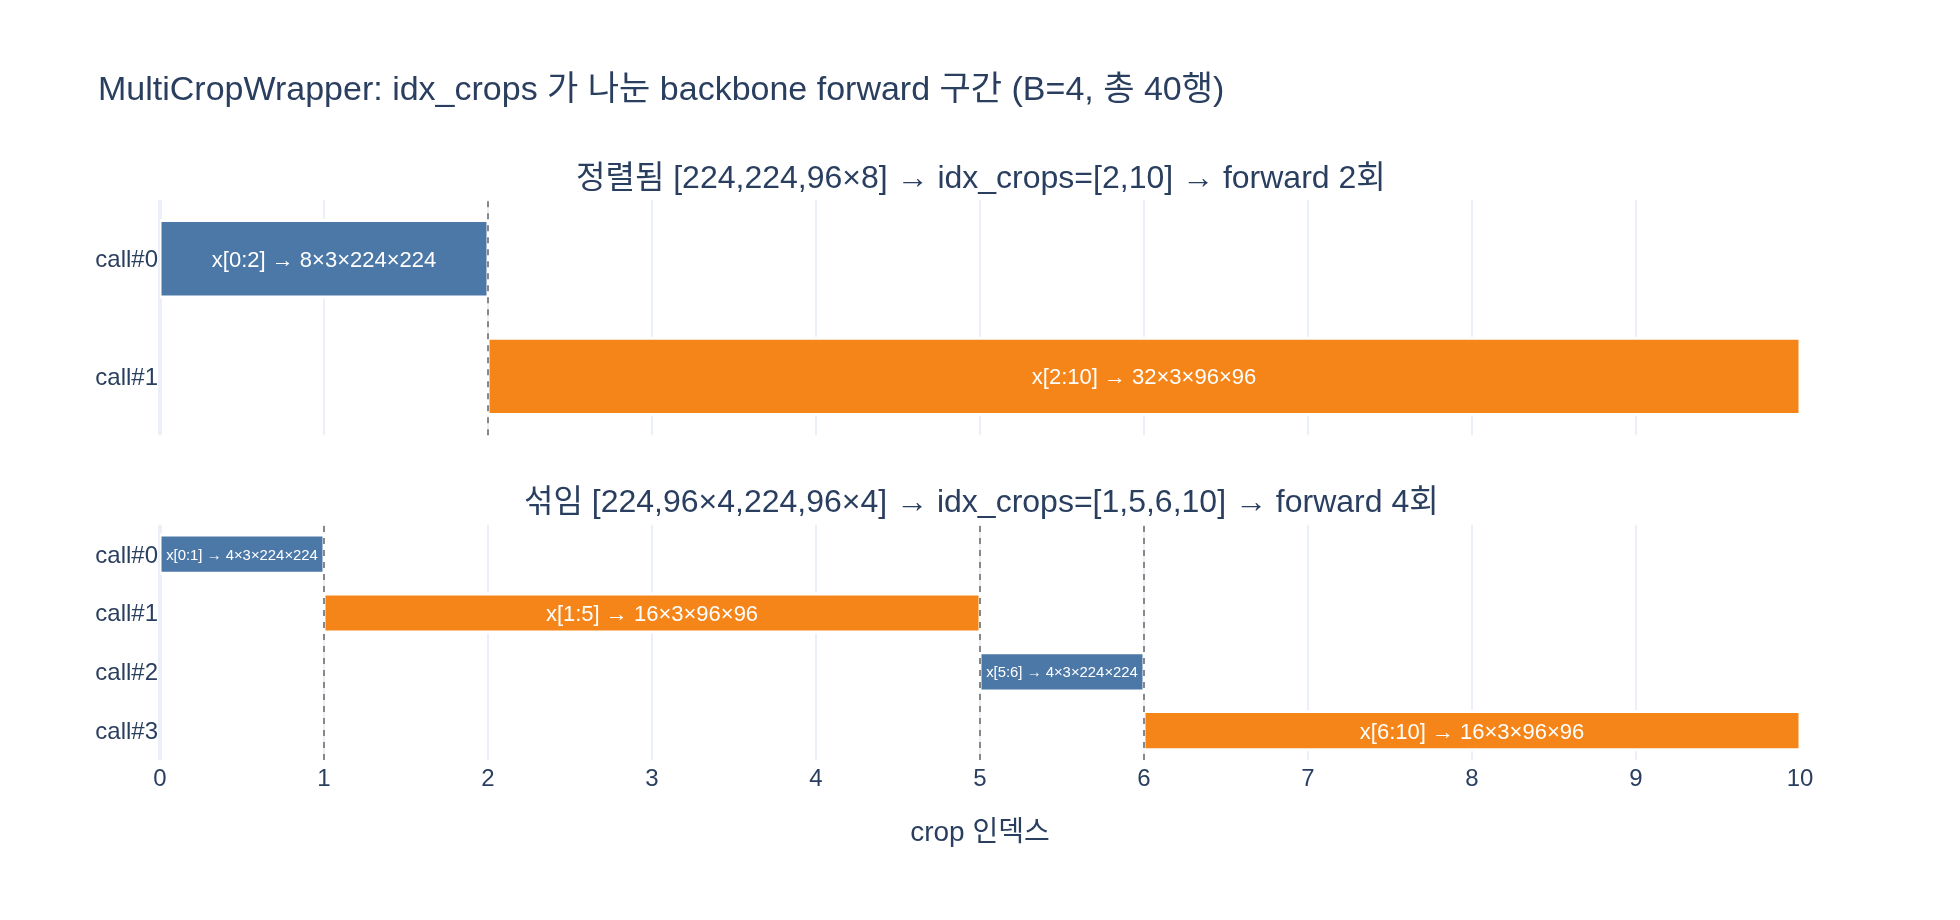

This chart was generated by the following Python code:
# %% [markdown]
# # `MultiCropWrapper` 의 해상도 그룹핑 한 줄 뜯어보기
#
# DINO 는 한 이미지에서 crop 을 10개 뽑는다 — global 2개(224) + local 8개(96).
# 이걸 그냥 하나씩 backbone 에 넣으면 forward 가 **10회**다.
# 그런데 `MultiCropWrapper.forward` 는 딱 한 줄로 **같은 해상도끼리 묶어** forward 를 **2회**로 줄인다.
#
# ```python
# idx_crops = torch.cumsum(torch.unique_consecutive(
#     torch.tensor([inp.shape[-1] for inp in x]), return_counts=True)[1], 0)
# ```
#
# 이 노트북은 이 한 줄을 세 조각으로 쪼개 각각 출력해 보고,
# 실제 `MultiCropWrapper` 에 "호출을 세는 backbone" 을 꽂아 forward 횟수를 실측한다.
#
# 핵심 결론 먼저:
#
# $$
# \texttt{[224,224,96,96,96,96,96,96,96,96]}
# \;\xrightarrow{\text{unique\_consecutive}}\;
# \text{counts}=[2,8]
# \;\xrightarrow{\text{cumsum}}\;
# [2,\,10]
# $$
#
# `[2, 10]` 은 **경계 인덱스**다. 슬라이스 `x[0:2]`, `x[2:10]` 두 덩어리가 된다.

# %%
# 필요 패키지: torch>=2.0, plotly>=6, kaleido, (선택) numpy
import os
import sys

import torch
import torch.nn as nn

# 실제 DINO 구현체를 그대로 쓴다
sys.path.insert(0, "/home/sungwoo/projects/swcho/dino")
from utils import MultiCropWrapper  # noqa: E402


def _show(fig):
    try:
        from IPython import get_ipython
        if get_ipython() is not None:  # VSCode 셀/Jupyter에서만 렌더링
            fig.show()
    except ImportError:
        pass


try:
    HERE = os.path.dirname(os.path.abspath(__file__))
except NameError:  # 대화형 환경
    HERE = os.getcwd()

torch.manual_seed(0)
print("torch", torch.__version__)
# 출력: torch 2.4.0+cu121


# %% [markdown]
# ## 1단계 — 해상도 리스트 만들기
#
# `x` 는 crop 텐서들의 **리스트**다. 각 원소는 $(B, 3, H, W)$.
# 코드가 보는 것은 `inp.shape[-1]`, 즉 마지막 축 = **너비 $W$** 하나뿐이다.
# (DINO crop 은 정사각이라 $W$ 만으로 해상도를 식별할 수 있다.)

# %%
B = 4  # 배치 크기
SORTED_RES = [224, 224] + [96] * 8            # DINO 가 실제로 넘기는 순서
SHUFFLED_RES = [224, 96, 96, 96, 96, 224, 96, 96, 96, 96]  # 일부러 섞은 순서


def make_crops(res_list, b=B):
    """해상도 리스트 -> (B,3,r,r) 텐서들의 리스트."""
    return [torch.randn(b, 3, r, r) for r in res_list]


x_sorted = make_crops(SORTED_RES)
res = torch.tensor([inp.shape[-1] for inp in x_sorted])
print("crop 개수        :", len(x_sorted))
print("각 crop shape[0] :", tuple(x_sorted[0].shape), tuple(x_sorted[-1].shape))
print("해상도 리스트     :", res.tolist())
# 출력: crop 개수        : 10
# 출력: 각 crop shape[0] : (4, 3, 224, 224) (4, 3, 96, 96)
# 출력: 해상도 리스트     : [224, 224, 96, 96, 96, 96, 96, 96, 96, 96]


# %% [markdown]
# ## 2단계 — `torch.unique_consecutive(..., return_counts=True)`
#
# 이름 그대로 **연속으로 같은 값**만 하나로 접는다 (Unix `uniq` 와 같다).
# 반환은 튜플 `(values, counts)` — 코드가 쓰는 건 `[1]` 인덱스, 즉 **counts** 뿐이다.
#
# $$
# [224,224,\underbrace{96,\dots,96}_{8}] \;\longmapsto\; \text{values}=[224,96],\ \text{counts}=[2,8]
# $$

# %%
uc = torch.unique_consecutive(res, return_counts=True)
values, counts = uc
print("반환 튜플 길이 :", len(uc))
print("[0] values    :", values.tolist(), "  <- 코드에서 안 쓴다")
print("[1] counts    :", counts.tolist(), "  <- 이것만 쓴다")
# 출력: 반환 튜플 길이 : 2
# 출력: [0] values    : [224, 96]   <- 코드에서 안 쓴다
# 출력: [1] counts    : [2, 8]   <- 이것만 쓴다


# %% [markdown]
# ## 3단계 — `torch.cumsum(counts, 0)` → 경계 인덱스
#
# counts 는 "각 그룹의 크기"지 "어디서 끊는지"가 아니다.
# 누적합을 취하면 그대로 **슬라이스의 끝 인덱스**가 된다.
#
# $$
# \text{counts}=[2,8] \;\xrightarrow{\ \text{cumsum}\ }\; [2,\,2{+}8] = [2,\,10]
# $$

# %%
idx_crops = torch.cumsum(counts, 0)
print("counts    :", counts.tolist())
print("idx_crops :", idx_crops.tolist(), "  <- 각 그룹의 end index")

# 원래 한 줄과 동일한지 확인
one_liner = torch.cumsum(torch.unique_consecutive(
    torch.tensor([inp.shape[-1] for inp in x_sorted]),
    return_counts=True,
)[1], 0)
print("한 줄 버전 :", one_liner.tolist(), " 동일?", torch.equal(idx_crops, one_liner))
# 출력: counts    : [2, 8]
# 출력: idx_crops : [2, 10]   <- 각 그룹의 end index
# 출력: 한 줄 버전 : [2, 10]  동일? True


# %% [markdown]
# ## 4단계 — `start_idx, end_idx` 루프가 만드는 슬라이스
#
# ```python
# start_idx, output = 0, torch.empty(0).to(x[0].device)
# for end_idx in idx_crops:
#     _out = self.backbone(torch.cat(x[start_idx: end_idx]))
#     output = torch.cat((output, _out))
#     start_idx = end_idx
# ```
#
# `start_idx` 를 직전 `end_idx` 로 밀어 주는 게 전부다.
# `torch.cat` 은 리스트 안 텐서들을 **배치 축으로 이어 붙인다** — 그래서 한 그룹이 한 번의 forward 로 끝난다.

# %%
def simulate_loop(res_list, b=B, label=""):
    """실제 forward 루프의 슬라이싱만 재현해서 (start, end, shape) 를 뽑는다."""
    xs = [torch.empty(b, 3, r, r) for r in res_list]
    idx = torch.cumsum(torch.unique_consecutive(
        torch.tensor([i.shape[-1] for i in xs]), return_counts=True)[1], 0)
    spans, start_idx = [], 0
    for end_idx in idx:
        chunk = torch.cat(xs[start_idx:end_idx])
        spans.append((int(start_idx), int(end_idx), tuple(chunk.shape)))
        start_idx = end_idx
    if label:
        print(f"[{label}] idx_crops = {idx.tolist()}  -> backbone forward {len(spans)}회")
        for k, (s, e, sh) in enumerate(spans):
            print(f"   call#{k}: x[{s}:{e}]  ({e - s}개 crop) -> torch.cat -> {sh}")
    return spans


spans_sorted = simulate_loop(SORTED_RES, label="정렬됨")
# 출력: [정렬됨] idx_crops = [2, 10]  -> backbone forward 2회
# 출력:    call#0: x[0:2]  (2개 crop) -> torch.cat -> (8, 3, 224, 224)
# 출력:    call#1: x[2:10]  (8개 crop) -> torch.cat -> (32, 3, 96, 96)


# %% [markdown]
# ## 순서를 섞으면? — `unique_consecutive` 는 정렬하지 않는다
#
# 이게 이 설계의 **암묵적 계약**이다: crop 리스트는 해상도별로 **연속**해 있어야 한다.
# 섞여 있어도 `torch.cat` 은 같은 해상도끼리만 묶이므로 **에러는 나지 않는다**.
# 대신 그룹이 잘게 쪼개져 forward 횟수만 조용히 늘어난다.

# %%
spans_shuffled = simulate_loop(SHUFFLED_RES, label="섞임")
print()
print("정렬됨 해상도 :", SORTED_RES)
print("섞임   해상도 :", SHUFFLED_RES)
print(f"forward 횟수  : {len(spans_sorted)}회  vs  {len(spans_shuffled)}회")
# 출력: [섞임] idx_crops = [1, 5, 6, 10]  -> backbone forward 4회
# 출력:    call#0: x[0:1]  (1개 crop) -> torch.cat -> (4, 3, 224, 224)
# 출력:    call#1: x[1:5]  (4개 crop) -> torch.cat -> (16, 3, 96, 96)
# 출력:    call#2: x[5:6]  (1개 crop) -> torch.cat -> (4, 3, 224, 224)
# 출력:    call#3: x[6:10]  (4개 crop) -> torch.cat -> (16, 3, 96, 96)
# 출력:
# 출력: 정렬됨 해상도 : [224, 224, 96, 96, 96, 96, 96, 96, 96, 96]
# 출력: 섞임   해상도 : [224, 96, 96, 96, 96, 224, 96, 96, 96, 96]
# 출력: forward 횟수  : 2회  vs  4회


# %% [markdown]
# ### `torch.unique` (비연속) 와의 대비
#
# 그냥 `torch.unique` 를 쓰면 값을 **정렬**해 버려서 원래 위치 정보가 사라진다.
# cumsum 을 해도 "리스트의 어디를 잘라야 하는지"와 아무 관계가 없는 숫자가 나온다.

# %%
for name, r in [("정렬됨", SORTED_RES), ("섞임", SHUFFLED_RES)]:
    t = torch.tensor(r)
    uc_v, uc_c = torch.unique_consecutive(t, return_counts=True)
    u_v, u_c = torch.unique(t, return_counts=True)
    print(f"[{name}]")
    print(f"  unique_consecutive : values={uc_v.tolist()} counts={uc_c.tolist()} "
          f"cumsum={torch.cumsum(uc_c, 0).tolist()}  <- 올바른 경계")
    print(f"  unique             : values={u_v.tolist()} counts={u_c.tolist()} "
          f"cumsum={torch.cumsum(u_c, 0).tolist()}  <- 순서 뒤섞임, 경계 아님")
# 출력: [정렬됨]
# 출력:   unique_consecutive : values=[224, 96] counts=[2, 8] cumsum=[2, 10]  <- 올바른 경계
# 출력:   unique             : values=[96, 224] counts=[8, 2] cumsum=[8, 10]  <- 순서 뒤섞임, 경계 아님
# 출력: [섞임]
# 출력:   unique_consecutive : values=[224, 96, 224, 96] counts=[1, 4, 1, 4] cumsum=[1, 5, 6, 10]  <- 올바른 경계
# 출력:   unique             : values=[96, 224] counts=[8, 2] cumsum=[8, 10]  <- 순서 뒤섞임, 경계 아님


# %% [markdown]
# ## 실측 — 카운팅 backbone 을 진짜 `MultiCropWrapper` 에 꽂기
#
# `MultiCropWrapper.__init__` 은 `backbone.fc`, `backbone.head` 를 `nn.Identity()` 로
# **덮어쓴다**(ImageNet 분류 레이어 제거). 그래서 대역 backbone 도 두 속성을 갖고 있어야 한다.
#
# 이 backbone 은 호출마다 입력 shape 을 기록하고,
# 출력 벡터의 **첫 성분에 입력 해상도를 새겨 넣는다** — 나중에 출력 행 순서를 검증하는 데 쓴다.

# %%
D = 8  # 가짜 feature 차원


class CountingBackbone(nn.Module):
    """호출 횟수와 입력 shape 을 기록하는 backbone. 출력에 입력 해상도를 새긴다."""

    def __init__(self, dim=D):
        super().__init__()
        self.dim = dim
        self.fc = nn.Identity()     # MultiCropWrapper 가 덮어쓴다
        self.head = nn.Identity()   # MultiCropWrapper 가 덮어쓴다
        self.calls = []             # [(n, C, H, W), ...]

    def forward(self, x):
        self.calls.append(tuple(x.shape))
        n = x.shape[0]
        out = torch.zeros(n, self.dim)
        out[:, 0] = float(x.shape[-1])          # 입력 해상도를 0번 성분에 각인
        out[:, 1] = torch.arange(n, dtype=torch.float)  # 그룹 내 위치
        return out


def run_wrapper(res_list, b=B):
    bb = CountingBackbone()
    model = MultiCropWrapper(bb, nn.Identity())   # head 는 항등으로 두고 특징을 그대로 본다
    with torch.no_grad():
        out = model(make_crops(res_list, b))
    return bb.calls, out


calls_sorted, out_sorted = run_wrapper(SORTED_RES)
calls_shuffled, out_shuffled = run_wrapper(SHUFFLED_RES)

print(f"[정렬됨] backbone forward {len(calls_sorted)}회")
for i, c in enumerate(calls_sorted):
    print(f"    call#{i}: {c}")
print(f"    출력 shape: {tuple(out_sorted.shape)}   # (2+8) x B={B} = 40 행")
print()
print(f"[섞임 ] backbone forward {len(calls_shuffled)}회")
for i, c in enumerate(calls_shuffled):
    print(f"    call#{i}: {c}")
print(f"    출력 shape: {tuple(out_shuffled.shape)}   # 행 수는 동일, 호출만 늘었다")
# 출력: [정렬됨] backbone forward 2회
# 출력:     call#0: (8, 3, 224, 224)
# 출력:     call#1: (32, 3, 96, 96)
# 출력:     출력 shape: (40, 8)   # (2+8) x B=4 = 40 행
# 출력:
# 출력: [섞임 ] backbone forward 4회
# 출력:     call#0: (4, 3, 224, 224)
# 출력:     call#1: (16, 3, 96, 96)
# 출력:     call#2: (4, 3, 224, 224)
# 출력:     call#3: (16, 3, 96, 96)
# 출력:     출력 shape: (40, 8)   # 행 수는 동일, 호출만 늘었다


# %% [markdown]
# ## 출력 행 순서는 입력 crop 순서와 같은가?
#
# 그룹핑은 **성능 최적화일 뿐** 의미를 바꾸면 안 된다.
# 출력 0번 성분에 각인해 둔 해상도를 읽어, `[res]*B` 를 순서대로 이어 붙인 것과 같은지 확인한다.
#
# $$
# \text{row order} = \underbrace{[r_0]\times B}_{\text{crop }0},\ \underbrace{[r_1]\times B}_{\text{crop }1},\ \dots
# $$

# %%
for name, res_list, out in [("정렬됨", SORTED_RES, out_sorted),
                            ("섞임", SHUFFLED_RES, out_shuffled)]:
    got = out[:, 0].int().tolist()
    want = [r for r in res_list for _ in range(B)]
    print(f"[{name}] 출력 행의 해상도 각인")
    print(f"   실제 : {got}")
    print(f"   기대 : {want}")
    print(f"   일치 : {got == want}")
# 출력: [정렬됨] 출력 행의 해상도 각인
# 출력:    실제 : [224, 224, 224, 224, 224, 224, 224, 224, 96, 96, 96, 96, 96, 96, 96, 96, 96, 96, 96, 96, 96, 96, 96, 96, 96, 96, 96, 96, 96, 96, 96, 96, 96, 96, 96, 96, 96, 96, 96, 96]
# 출력:    기대 : [224, 224, 224, 224, 224, 224, 224, 224, 96, 96, 96, 96, 96, 96, 96, 96, 96, 96, 96, 96, 96, 96, 96, 96, 96, 96, 96, 96, 96, 96, 96, 96, 96, 96, 96, 96, 96, 96, 96, 96]
# 출력:    일치 : True
# 출력: [섞임] 출력 행의 해상도 각인
# 출력:    실제 : [224, 224, 224, 224, 96, 96, 96, 96, 96, 96, 96, 96, 96, 96, 96, 96, 96, 96, 96, 96, 224, 224, 224, 224, 96, 96, 96, 96, 96, 96, 96, 96, 96, 96, 96, 96, 96, 96, 96, 96]
# 출력:    기대 : [224, 224, 224, 224, 96, 96, 96, 96, 96, 96, 96, 96, 96, 96, 96, 96, 96, 96, 96, 96, 224, 224, 224, 224, 96, 96, 96, 96, 96, 96, 96, 96, 96, 96, 96, 96, 96, 96, 96, 96]
# 출력:    일치 : True

# %% [markdown]
# 두 경우 모두 **행 순서 = 입력 crop 순서**다.
# 즉 섞인 리스트도 결과는 정확하고, 손해는 오직 forward 횟수(=속도)뿐이다.
# 조용히 느려지기 때문에 알아채기 어렵다 — 그래서 "crop 은 해상도 내림차순" 이 계약이다.


# %% [markdown]
# ## 시각화 — 각 backbone 호출이 덮는 crop 구간 (간트)

# %%
import plotly.graph_objects as go  # noqa: E402
from plotly.subplots import make_subplots  # noqa: E402

COLOR = {224: "#4C78A8", 96: "#F58518"}

fig = make_subplots(
    rows=2, cols=1, shared_xaxes=True, vertical_spacing=0.16,
    subplot_titles=(
        f"정렬됨 [224,224,96×8] → idx_crops=[2,10] → forward {len(calls_sorted)}회",
        f"섞임 [224,96×4,224,96×4] → idx_crops=[1,5,6,10] → forward {len(calls_shuffled)}회",
    ),
)

for row, (res_list, spans) in enumerate(
        [(SORTED_RES, spans_sorted), (SHUFFLED_RES, spans_shuffled)], start=1):
    for k, (s, e, sh) in enumerate(spans):
        r = res_list[s]
        fig.add_trace(go.Bar(
            x=[e - s], y=[f"call#{k}"], base=[s], orientation="h",
            marker=dict(color=COLOR[r], line=dict(color="white", width=1.5)),
            text=f"x[{s}:{e}] → {sh[0]}×3×{r}×{r}",
            textposition="inside", insidetextanchor="middle",
            textfont=dict(color="white", size=11),
            showlegend=False,
            hovertemplate=f"call#{k}<br>x[{s}:{e}]<br>해상도 {r}<extra></extra>",
        ), row=row, col=1)
    # 경계선
    for _, e, _ in spans[:-1]:
        fig.add_vline(x=e, line=dict(color="#888", width=1, dash="dot"), row=row, col=1)

fig.update_xaxes(title_text="crop 인덱스", range=[0, 10], dtick=1, row=2, col=1)
fig.update_xaxes(range=[0, 10], dtick=1, row=1, col=1)
fig.update_yaxes(autorange="reversed")
fig.update_layout(
    title="MultiCropWrapper: idx_crops 가 나눈 backbone forward 구간 (B=4, 총 40행)",
    height=460, width=980, bargap=0.35,
    template="plotly_white", font=dict(size=12),
)

_show(fig)

png_path = os.path.join(HERE, "expy.png")
fig.write_image(png_path, scale=2)
print("saved:", png_path)
# 출력: saved: /home/sungwoo/projects/swcho/dino/fm/training/.fm/hints/1e4b7aca-d527-4072-98eb-c0b3841c081e/expy.png


# %% [markdown]
# ## 정리
#
# | 조각 | 역할 |
# |---|---|
# | `[inp.shape[-1] for inp in x]` | 각 crop 의 너비 = 해상도 지문 |
# | `unique_consecutive(..., return_counts=True)[1]` | **연속** 구간별 개수 `[2,8]` (정렬 안 함) |
# | `cumsum(..., 0)` | 개수 → 슬라이스 끝 인덱스 `[2,10]` |
# | `for end_idx in idx_crops` + `start_idx` | `x[0:2]`, `x[2:10]` 두 번의 forward |
# | `head(output)` (루프 밖) | 모든 crop 특징을 concat 해 head 는 **한 번만** — head 의 BN 통계가 함께 잡힌다 |
#
# - forward 횟수 = **서로 다른 해상도의 연속 런(run) 개수**. 리스트 정렬 여부에 직접 의존한다.
# - 순서가 섞여도 **결과는 정확**하고 출력 행 순서도 보존된다. 느려질 뿐이라 조용히 지나간다.
